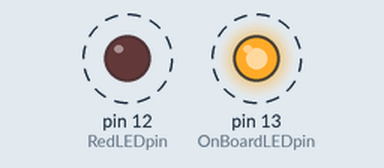
A sketch run on a simulated Arduino Uno, built with avr-gcc and run on an emulated ATmega328P. Parts: output pins drawn as LEDs (lit = HIGH). Dashed ring = blinking.

Above: at 0.2 s.
Timing chart, 0 to 3.5 s (numbered marks = the images above):
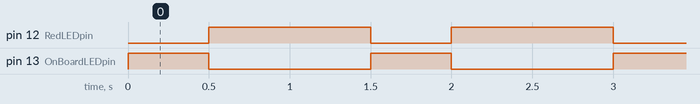

The sketch:

lesson_2.ino
```cpp
//Global variables
int OnBoardLEDpin = 13; //Create a variable and assign a pin number to it
int RedLEDpin = 12; //Create a variable and assign a pin number to it
int waitTimeOn = 500; //Waiting time in milli-sec
int waitTimeOff = 1000; //Waiting time in milli-sec

void setup() {
  // put your setup code here, to run once:

  pinMode(OnBoardLEDpin, OUTPUT); //Setup pin number and in/out role
  pinMode(RedLEDpin, OUTPUT); //Setup pin number and in/out role
}

void loop() {
  // put your main code here, to run repeatedly:
  digitalWrite(RedLEDpin, LOW); //Setup read/write function -> turns LED off
  digitalWrite(OnBoardLEDpin, HIGH); //Setup read/write function -> turns LED on

  delay(waitTimeOn); //Sleep in milli-sec

  digitalWrite(RedLEDpin, HIGH); //Setup read/write function -> turns LED on
  digitalWrite(OnBoardLEDpin, LOW); //Setup read/write function -> turns LED off

  delay(waitTimeOff); //Sleep in milli-sec
}
```

Measured:
- by itself, pin 12 (RedLEDpin): alternates HIGH for 1.0 s and LOW for 0.50 s
- by itself, pin 13 (OnBoardLEDpin): alternates HIGH for 0.50 s and LOW for 1.0 s
